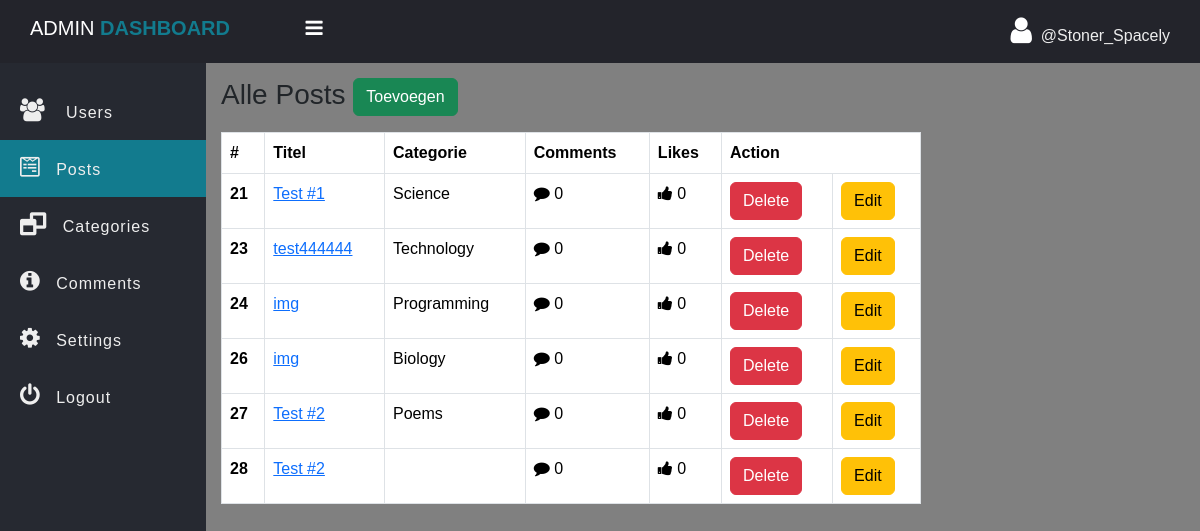
Before: /admin/post.php (signed in) with the older database file.
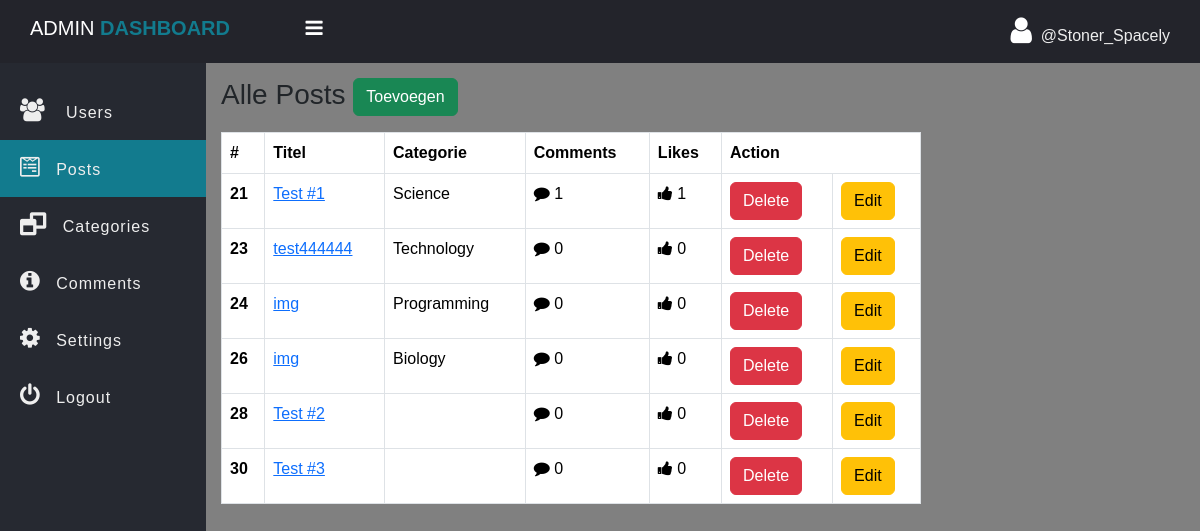
After: the same page with the newer database file.
### tables this page shows
CREATE TABLE `post` (
  `post_id` int(11) NOT NULL,
  `post_title` varchar(127) NOT NULL,
  `post_text` text NOT NULL,
  `category` int(11) NOT NULL,
  `publish` int(2) NOT NULL DEFAULT 1,
  `cover_url` varchar(255) NOT NULL DEFAULT 'default.jpg',
  `crated_at` datetime NOT NULL DEFAULT current_timestamp()
);

CREATE TABLE `category` (
  `id` int(11) NOT NULL,
  `category` varchar(127) NOT NULL
);

### admin/data/post.php (called while the page is built, shortened)
<?php
function getAll($conn) {
    $sql = "SELECT * FROM post";
    $stmt = $conn->prepare($sql);
    $stmt->execute();
    if ($stmt->rowCount() >= 1) {
        $data = $stmt->fetchAll();
        return $data;
    } else {
        return 0;
    }
}
function getCategoryById($conn, $id) {
    $sql = "SELECT * FROM category WHERE id=?";
    $stmt = $conn->prepare($sql);
    $stmt->execute([$id]);
    if ($stmt->rowCount() >= 1) {
        $data = $stmt->fetch();
        return $data;
    } else {
        return 0;
    }
}

### admin/data/comment.php (called while the page is built, shortened)
<?php
function CountByPostID($conn, $id){
   $sql = "SELECT * FROM comment WHERE post_id=?";
   $stmt = $conn->prepare($sql);
   $stmt->execute([$id]);
   return $stmt->rowCount();
}
function likeCountByPostID($conn, $id){
   $sql = "SELECT * FROM post_like WHERE post_id=?";
   $stmt = $conn->prepare($sql);
   $stmt->execute([$id]);
   return $stmt->rowCount();
}

### admin/post.php (the view, shortened to what this page needs)
<?php
if (isset($_SESSION['admin_id']) && isset($_SESSION['username'])) {
 ?>
<!DOCTYPE html>
<html>
<head>
	<link rel="stylesheet" href="https://stackpath.bootstrapcdn.com/font-awesome/4.7.0/css/font-awesome.min.css">
    <link href="https://cdn.jsdelivr.net/npm/bootstrap@5.3.3/dist/css/bootstrap.min.css" rel="stylesheet">
	<link rel="stylesheet" href="../css/side-bar.css">
	<link rel="stylesheet" href="../css/style.css">
</head>
<body>
	<?php
        include "inc/side-nav.php";
		include_once("data/post.php");
		include_once("data/comment.php");
		include_once("../db_conn.php");
		$posts = getAll($conn);
    ?>
    <div class="main-table">
		<h3 class="mb-3">Alle Posts
			<a href="post-add.php" class="btn btn-success">Toevoegen</a></h3>
		<?php if ($posts != 0) { ?>
		<table class="table t1 table-bordered">
			<thead>
				<tr>
					<th scope="col">#</th>
					<th scope="col">Titel</th>
					<th scope="col">Categorie</th>
					<th scope="col">Comments</th>
					<th scope="col">Likes</th>
					<th scope="col" colspan="2">Action</th>
				</tr>
			</thead>
			<tbody>
				<?php foreach ($posts as $post) {
				$category = getCategoryById($conn, $post['category']);
				?>
				<tr>
					<th scope="row"><?=$post['post_id'] ?></th>
					<td><a href="single_post.php?post_id=<?=$post['post_id'] ?>"><?=$post['post_title'] ?></a></td>
					<td>
						<?=$category['category']?>
					</td>
					<td><i class="fa fa-comment" aria-hidden="true"></i>
					<?php
						echo CountByPostID($conn, $post['post_id']);
					?>
					</td>
					<td><i class="fa fa-thumbs-up" aria-hidden="true"></i>
					<?php
						echo likeCountByPostID($conn, $post['post_id']);
					?>
					</td>
					<td>
						<a href="post-delete.php?post_id=<?=$post['post_id'] ?>" class="btn btn-danger">Delete</a>
					</td>
					<td>
                        <a href="post-edit.php?post_id=<?=$post['post_id'] ?>" class="btn btn-warning">Edit</a>
					</td>
				</tr>
				<?php } ?>
			</tbody>
		</table>
		<?php }else{ ?>
			<div class="alert alert-warning">
				Leeg!
			</div>
		<?php } ?>
	</div>
	</section>
	</div>
</body>
</html>
<?php }else {
	header("Location: ../admin-login.php");
	exit;
} ?>

Changed rows visible on the page:
removed post: post_id "27", post_title "Test #2", category.category "Poems", post_id "0"
computed for post "Test #1": post_id "0" → "1"
added post: post_id "30", post_title "Test #3", post_id "0"
